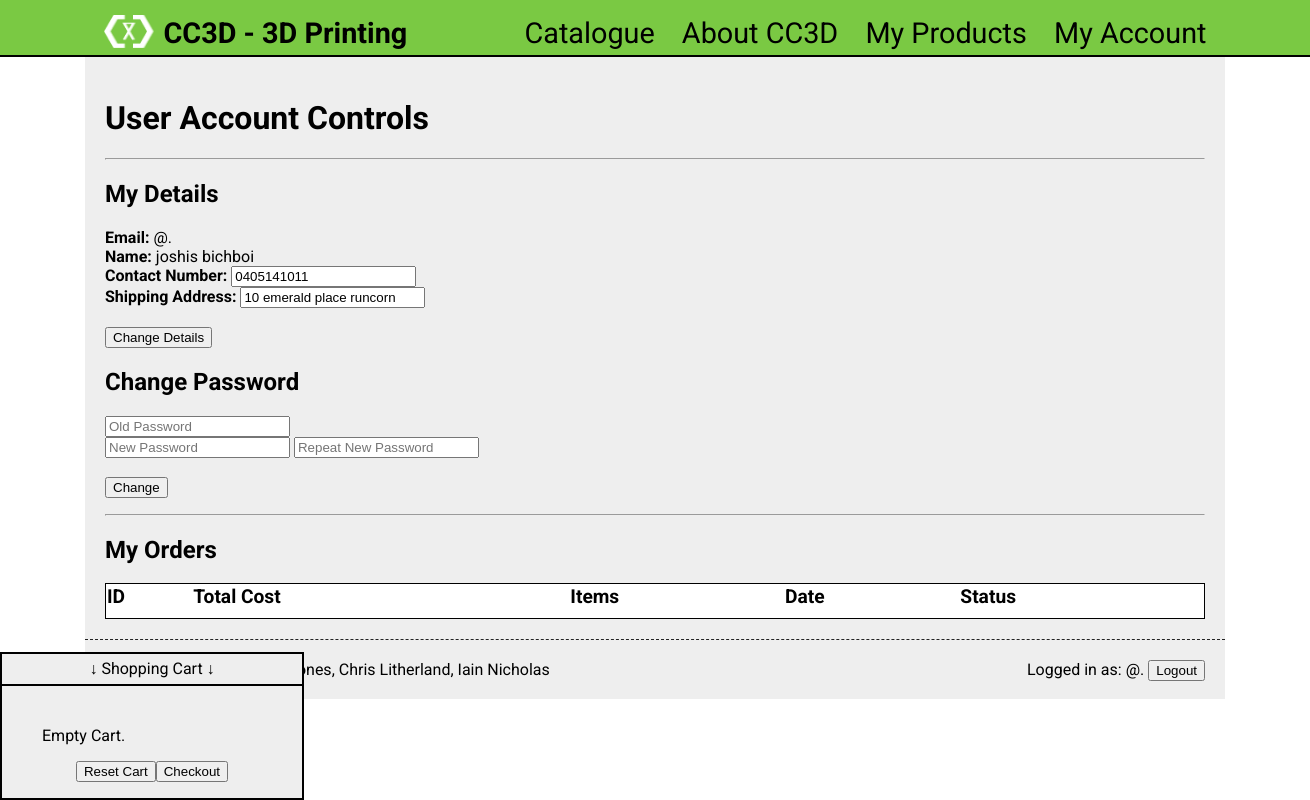
Page /account.php (signed in) on the committed database.
### tables this page shows
CREATE TABLE IF NOT EXISTS `users` (
  `UserID` int(11) NOT NULL,
  `Email` varchar(255) NOT NULL,
  `Password` varchar(255) NOT NULL,
  `ShippingAddress` varchar(255) NOT NULL,
  `FirstName` varchar(255) NOT NULL,
  `Surname` varchar(255) NOT NULL,
  `ContactNum` varchar(255) NOT NULL,
  PRIMARY KEY (`UserID`)
);

### functions.php (called while the page is built, shortened)
<?php
	function singleRowSQL($sql){
		global $mysqli;
		$p = mysqli_query($mysqli,$sql);
		$row = mysqli_fetch_array($p,MYSQLI_BOTH);
		if($row != NULL){
			return $row;
		}
		else{
			return 0;
		}
	}
?>

### account.php (the view, shortened to what this page needs)
<?php include 'header.php'; ?>
<?php include 'navigation.php'; ?>
<div id="middleContainer"><div id="middle">
<?php
	if (isset($_SESSION['Email'])){
		echo "<h1>User Account Controls</h1><hr>";
		$match = 0;$wrong = 0;
?>
	<div id=userinfo>
		<h2>My Details</h2>
		<?php
			$sql = "SELECT * FROM users where Email = '$_SESSION[Email]'";
			$row = singleRowSQL($sql);
			echo "<form method='POST' action='./account.php'><b> Email: </b>$row[Email]<br>";
			echo "<b> Name:</b> $row[FirstName] $row[Surname]<br>";
			echo "<b> Contact Number:</b> <input type='tel' name='cphone' value='$row[ContactNum]'><br>";
			echo "<b> Shipping Address:</b> <input type='text' name='cadd' value='$row[ShippingAddress]'><br><br><input type='submit' value='Change Details'><br></form>";
		?>
	</div>
	<div id=pwbox>
		<form id='passchange' method='POST'>
			<h2>Change Password</h2>
			<input name='word1' type='password' placeholder='Old Password'>
			<?php if ($wrong){ echo "Wrong Password!";} ?><br>
			<input name='word2' type='password' placeholder='New Password'>
			<input name='word3' type='password' placeholder='Repeat New Password'><br>
			<br><input type='submit' value='Change'>
		</form>
	</div>
	<hr>
	<h2>My Orders</h2>
	<table id="tableList">
	<th>ID</th>
	<th>Total Cost</th>
	<th>Items</th>
	<th>Date</th>
	<th>Status</th>
	</table>
<?php
	}else{
		echo $notLoggedInMessage;
	}
?>
</div></div>
<?php include 'footer.php'; ?>

### style.css (style rules this page uses)
html { overflow-y:scroll; }
body { margin: 0; font-family: 'Roboto', sans-serif; }
#middleContainer { margin: auto; background: #eee; width: 1100px; padding: 20px; position: relative; }
#tableList { width: 100%; border: 1px solid black; border-collapse: collapse; }
#tableList th { text-align:left; font-size: 1.2em; padding-bottom: 10px; }

### rows in the picture
users: Email "@.", FirstName "joshis", Surname "bichboi", cphone "0405141011", cadd "10 emerald place runcorn"

### other values in the picture
$_SESSION['Email'] "@."
